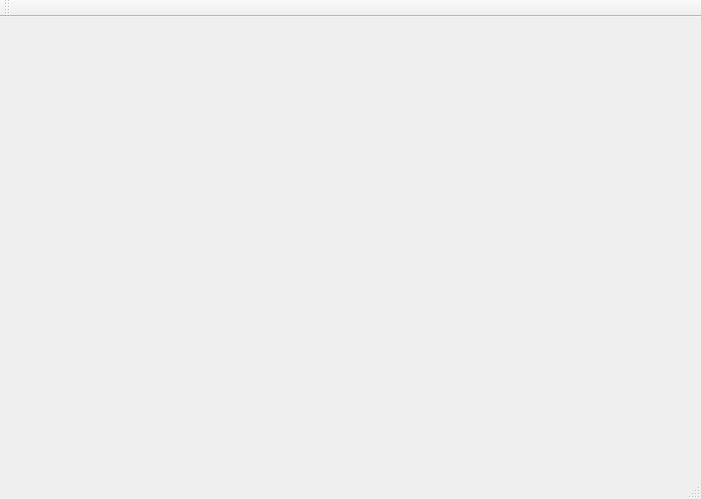
<?xml version="1.0" encoding="UTF-8"?>
<ui version="4.0">
 <class>MainWindow</class>
 <widget class="QMainWindow" name="MainWindow">
  <property name="geometry">
   <rect>
    <x>0</x>
    <y>0</y>
    <width>701</width>
    <height>499</height>
   </rect>
  </property>
  <property name="windowTitle">
   <string>MainWindow</string>
  </property>
  <widget class="QWidget" name="centralWidget">
   <layout class="QVBoxLayout" name="verticalLayout">
    <item>
     <widget class="GLWidget" name="widget" native="true"/>
    </item>
   </layout>
  </widget>
  <widget class="QMenuBar" name="menuBar">
   <property name="geometry">
    <rect>
     <x>0</x>
     <y>0</y>
     <width>701</width>
     <height>25</height>
    </rect>
   </property>
  </widget>
  <widget class="QToolBar" name="mainToolBar">
   <attribute name="toolBarArea">
    <enum>TopToolBarArea</enum>
   </attribute>
   <attribute name="toolBarBreak">
    <bool>false</bool>
   </attribute>
  </widget>
  <widget class="QStatusBar" name="statusBar"/>
 </widget>
 <layoutdefault spacing="6" margin="11"/>
 <customwidgets>
  <customwidget>
   <class>GLWidget</class>
   <extends>QWidget</extends>
   <header>glwidget.h</header>
   <container>1</container>
  </customwidget>
 </customwidgets>
 <resources/>
 <connections/>
</ui>
